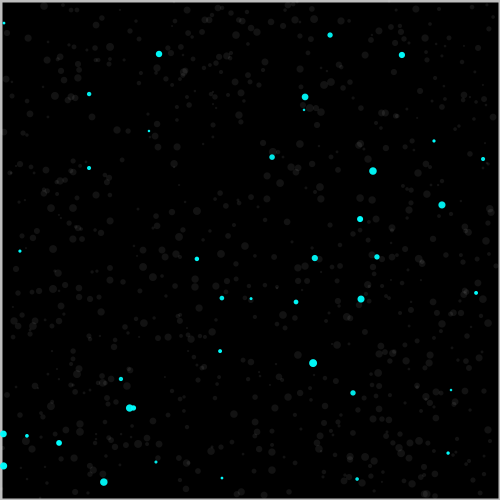
Frame 1 (no input)
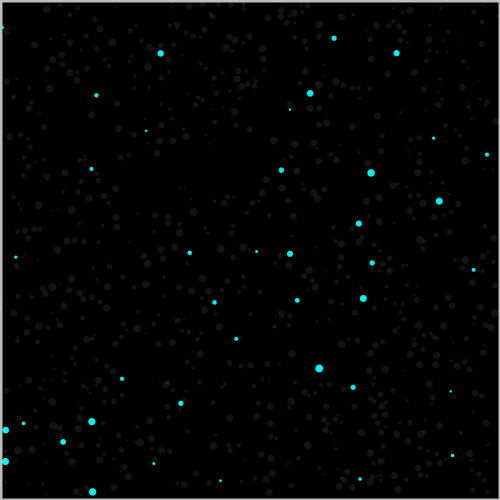
Frame 60 (the mouse pressed at the canvas centre just before this capture)
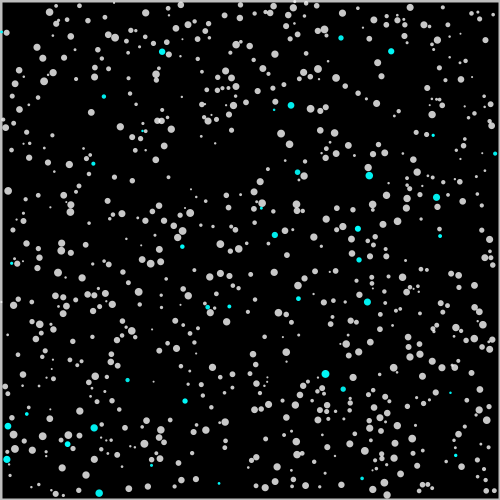
Frame 120 (the mouse held since frame 60 and released just before this capture)

The Processing sketch that drew these frames (run headless with seeded random() and noise(); from frame 60 on, the mouse is pressed at the canvas centre):

// Processing sketch: brownianmotion
// ── brownianmotion.pde
int numBalls = 800;
int numRedballs = 40;
Ball[] balls = new Ball[numBalls];

color c = color(255,(int)random(15,20));

boolean setcolor = false;

void setup()
{
  size(500,500);
  
  for(int i=0;i<numBalls;i++)
  {
    float r = random(1,4);
    balls[i] = (
      new Ball(
        (int)random(r,width-r),
        (int)random(r,height-r),
        r,i,balls
      )
    );
  }
}

void draw()
{
  background(0);
  
  noFill();
  stroke(190);
  strokeWeight(4);
  rect(0,0,width,height);
  
  
  for (int i=0;i<numBalls;i++)
  {
    balls[i].collide();
    balls[i].move();
    balls[i].display();
    
  }
}

void mousePressed(){
if(!setcolor){
   c = color(255,255,255,(int)random(200,220));
   setcolor = true;
}
else{
   c = color(255,255,255,(int)random(15,20));
   setcolor = false;
}

}

class Ball
{
  float x, y;
  float bx = 1, by = 1;
  float r;
  
  float xt, yt;
  
  color d = color(0, 255, 255,(int)random(230,255));
  
  float spring = 0.1;
  float gravity = 0.0;
  float friction = 0.995;
  int id;
  Ball[] others;
  
  Ball(float x,float y,float r,int id,Ball[] others)
  {
    this.x = x;
    this.y = y;
    this.r = r;
    
    this.id = id;
    this.others = others;
    
    this.xt = random(-1,1)*0.125;
    this.yt = random(-1,1)*0.125;
  }
  
  void collide()
  {
    int k = id+1;
    
    for (int i=k; i<others.length; i++)
    {
      int ii = (i+k)%others.length;
      
      float bx = others[i].x, by = others[i].y;
      float dx = bx-x;
      float dy = by-y;
      
      float dist = sqrt(dx*dx+dy*dy);
      float md = (float)others[i].r+(float)r;
      
      if (dist <= md)
      {
        float ang = atan2(dy,dx);
        float tx = x+cos(ang)*md;
        float ty = y+sin(ang)*md;
        float ax = (tx-others[i].x)*spring;
        float ay = (ty-others[i].y)*spring;
        xt -= ax; yt -= ay;
        others[i].xt += ax;
        others[i].yt += ay;
      }
      
      if (dist <= md+40)
      {
        stroke(16,16,255,255);
        strokeWeight(1);
        //line(others[i].x,others[i].y,x,y);
      }
    }
  }
  
  void move()
  {
    yt += gravity;
    x += xt; y += yt;
    
    if (x > (width-r))
    {
      x = width-r;
      xt *= -bx*friction;
    }
    else if (x < r)
    {
      x = r;
      xt *= -bx*friction;
    }
    if (y > (height-r))
    {
      y = height-r;
      yt *= -by*friction;
    }
    else if (y < r)
    {
      y = r;
      yt *= -by*friction;
    }
  }
  
  void display()
  {
    ellipseMode(RADIUS);
    noStroke();
    if(this.id<numBalls-numRedballs){
    fill(c);
    } else
    fill(d);
    ellipse(x,y,r,r);
  }
}
